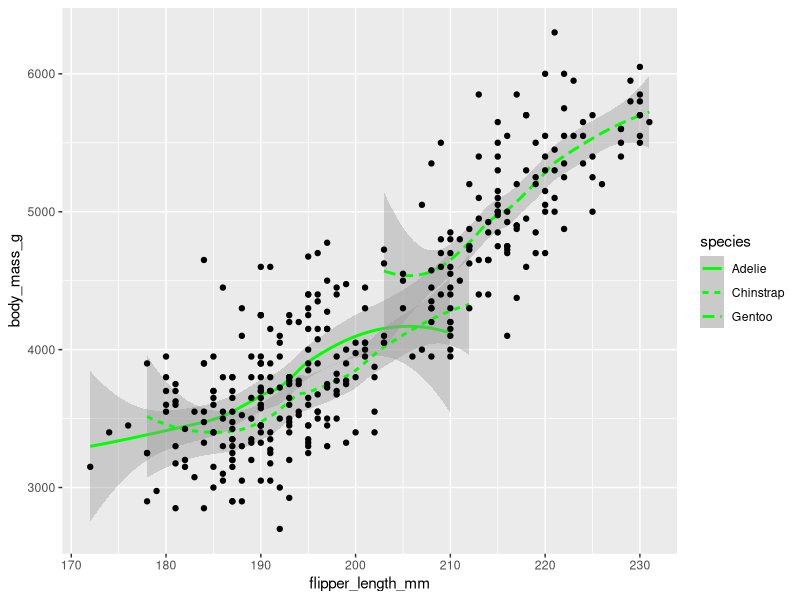
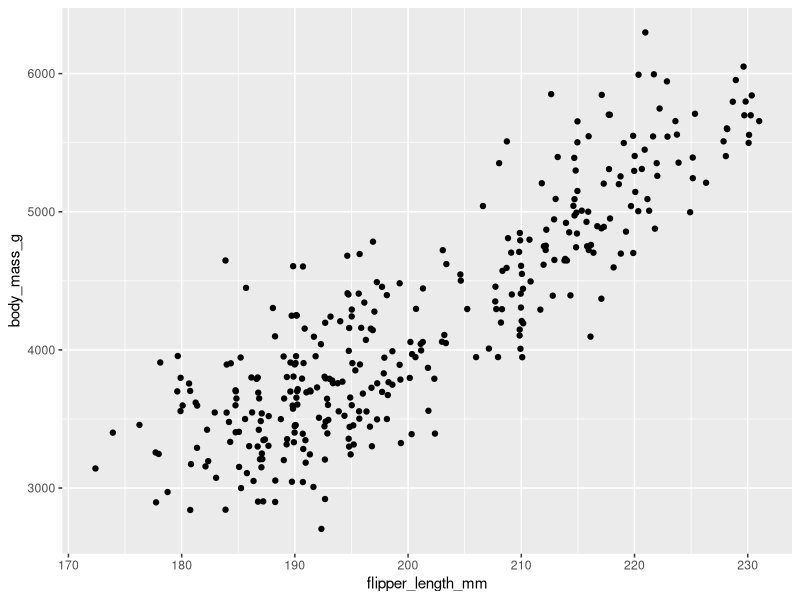
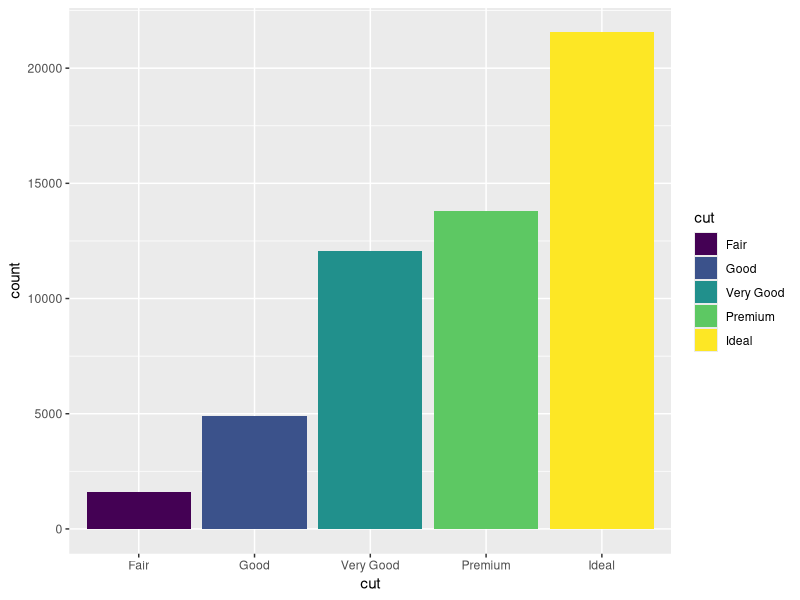
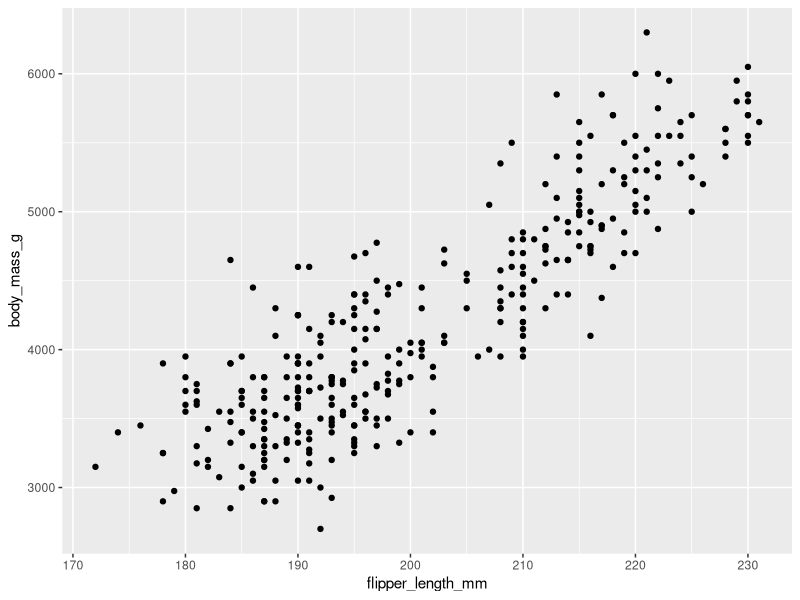

R code for these plots, in order: (Note: this script raises an error after producing the figures.)
library(ggplot2)
library(palmerpenguins)

ggplot(data=penguins)+
  geom_smooth(mapping=aes(x=flipper_length_mm,y=body_mass_g,linetype=species),colour = "green")+
  geom_point(mapping=aes(x=flipper_length_mm,y=body_mass_g))

ggplot(data=penguins)+
  geom_jitter(mapping = aes(x=flipper_length_mm,y=body_mass_g))
cut
ggplot(data=diamonds)+
  geom_bar(mapping = aes(x=cut,fill=cut))

ggplot(data=penguins, aes(x=flipper_length_mm, y=body_mass_g)) + 
  geom_point()        
  geom_smooth(method="gam", 
              formula = y ~s(x))

ggplot(data=diamonds)+
  geom_bar(mapping = aes (x=colour,fill=cut))+
  facet_wrap(~cut)
  
         